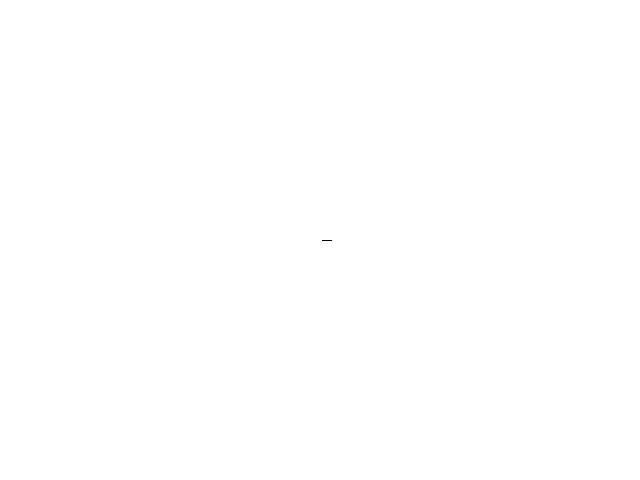
Frame 1 (no input)
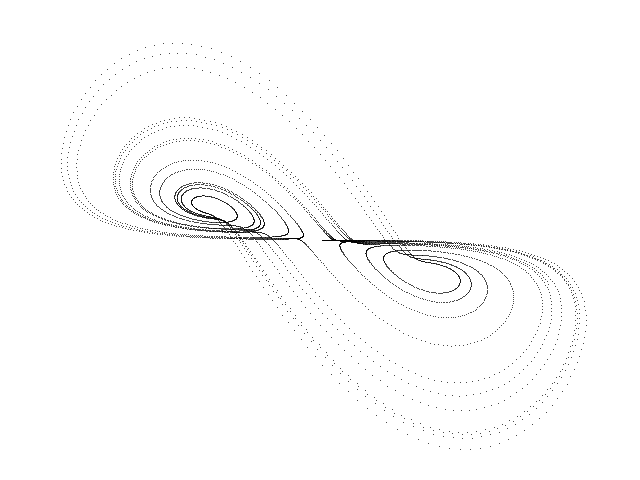
Frame 60 (the mouse pressed at the canvas centre just before this capture)
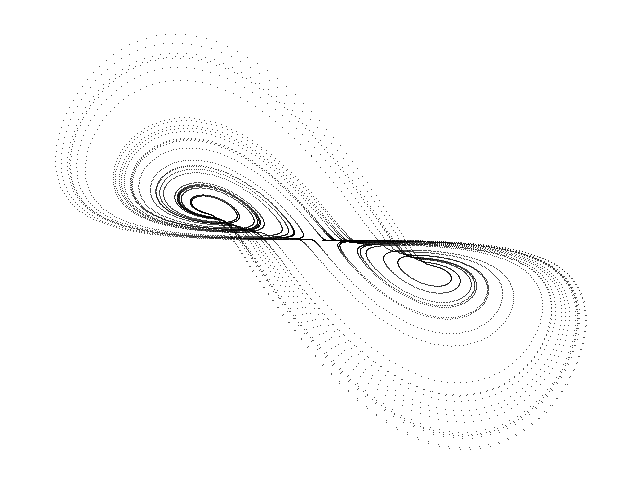
Frame 120 (the mouse held since frame 60 and released just before this capture)

The Processing sketch that drew these frames (run headless with seeded random() and noise(); from frame 60 on, the mouse is pressed at the canvas centre):

// Processing sketch: ACT
// ── ACT.pde
// ACT chaotic attractor //

  float x = 0.1;
  float y = 0.1;
  float z = 0.1;
  float dt = 0.01;
  float a = 1.8;
  float b = -0.07;
  float d = 1.5;
  float m = 0.02;


void setup() {
  
  size(640, 480);
  background(255);
  
}

void draw() {
  
  for (int i=0; i<100; i++) {
    
    float nx = x;
    float ny = y;
    float nz = z;
        
    x = nx + dt * (a * (nx - ny));
    y = ny + dt * (- 4.0 * a * ny + nx * nz + m * pow(nx, 3.0));
    z = nz + dt * (- d * a * nz + nx * ny + b * pow(nz, 2.0)); 
  
    point(320 + (24 * x), 240 + (7 * y));
        
  }

}
